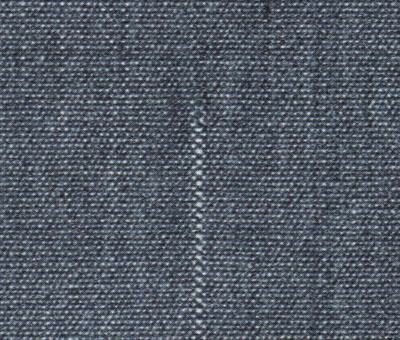
%> input picture code/matlab code/Im (10).jpg, 400 x 340 px
$ octave --eval "result = preprocess(imread('Im (10).jpg'));"   (GNU Octave 9; MATLAB toolbox functions it lacks are replaced by stand-ins)
%> lines starting %> are read from the running program, lines starting %| are printed output that depends on the picture
function I=preprocess(I)
I=im2double(I);
I=rgb2gray(I);% convert 2 gray
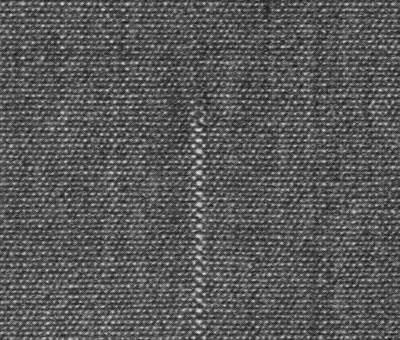
%> I: size 340x400 double; min 0.0968, max 0.898, mean 0.349
K=imadjust(I); % improve contrast
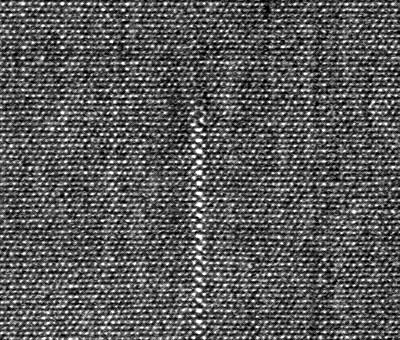
%> K: size 340x400 double; min 0, max 1, mean 0.352
I=medfilt2(K,[5 5]);
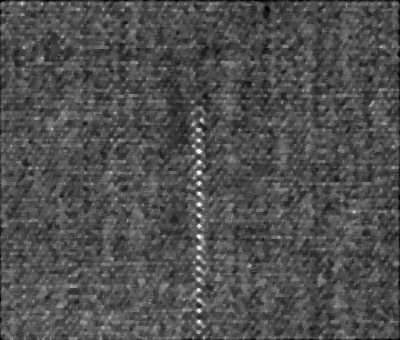
%> I: size 340x400 double; min 0, max 0.978, mean 0.311

$ run again, on code/matlab code/Im (11).jpg
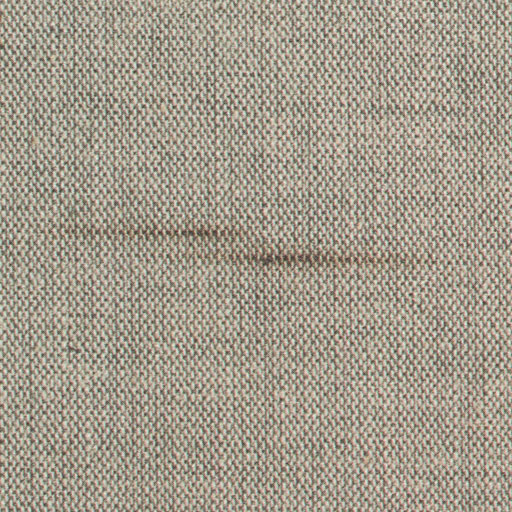
%> input picture code/matlab code/Im (11).jpg, 512 x 512 px
%> in preprocess, `K=imadjust(I);`:
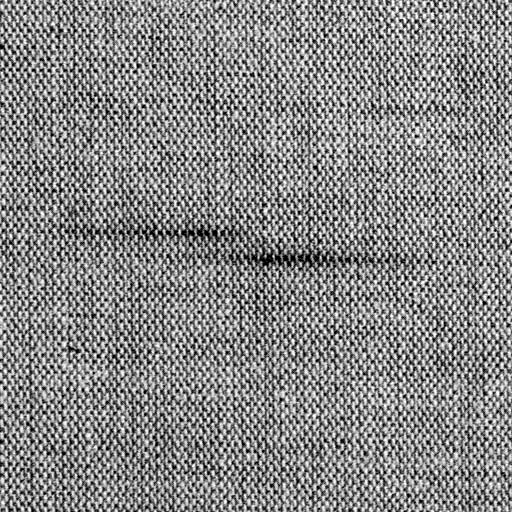
%> K: size 512x512 double; min 0, max 1, mean 0.532
%> in preprocess, `I=medfilt2(K,[5 5]);`:
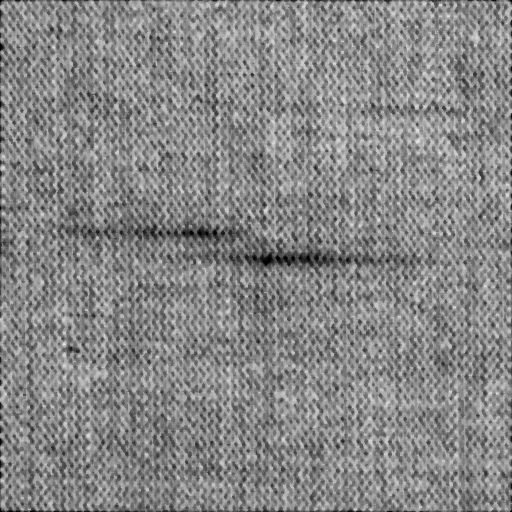
%> I: size 512x512 double; min 0, max 0.895, mean 0.531

$ run again, on code/matlab code/Im (12).jpg
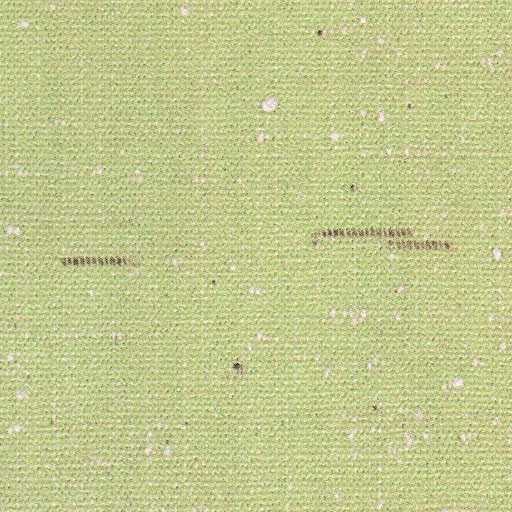
%> input picture code/matlab code/Im (12).jpg, 512 x 512 px
%> in preprocess, `K=imadjust(I);`:
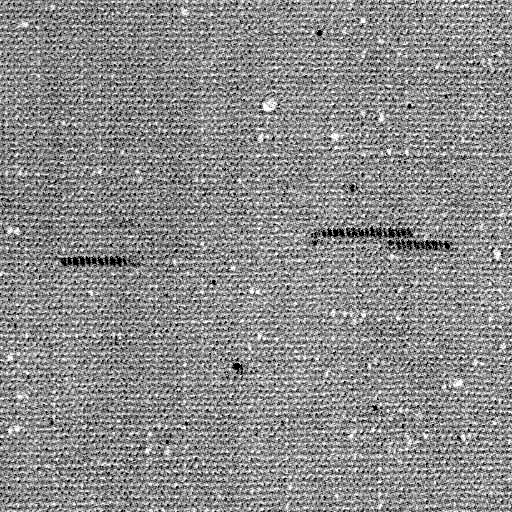
%> K: size 512x512 double; min 0, max 1, mean 0.547
%> in preprocess, `I=medfilt2(K,[5 5]);`:
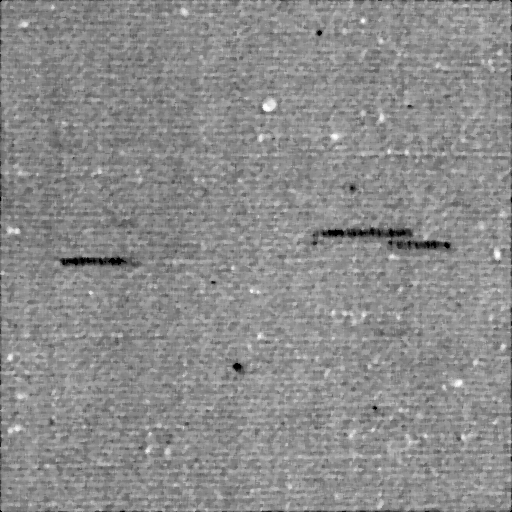
%> I: size 512x512 double; min 0, max 1, mean 0.551
